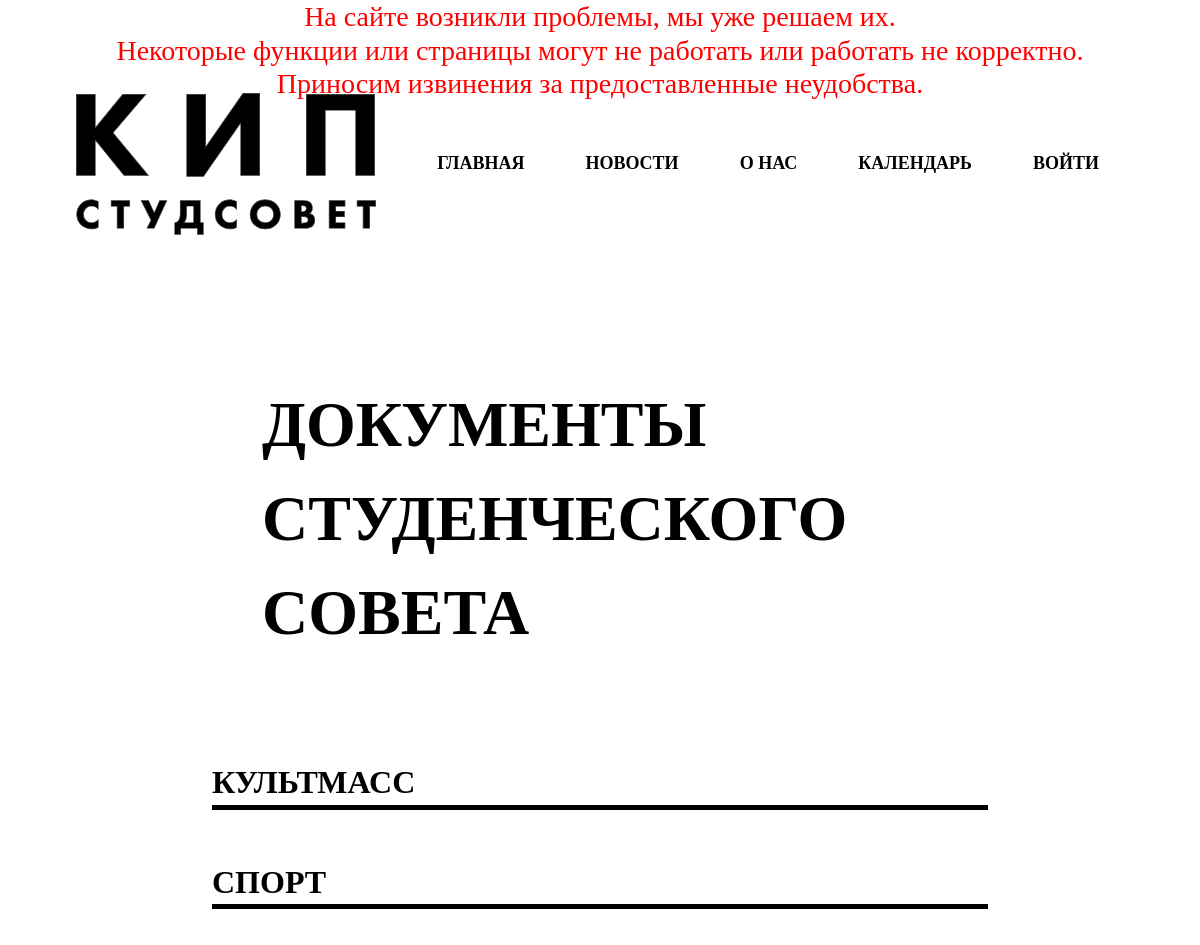
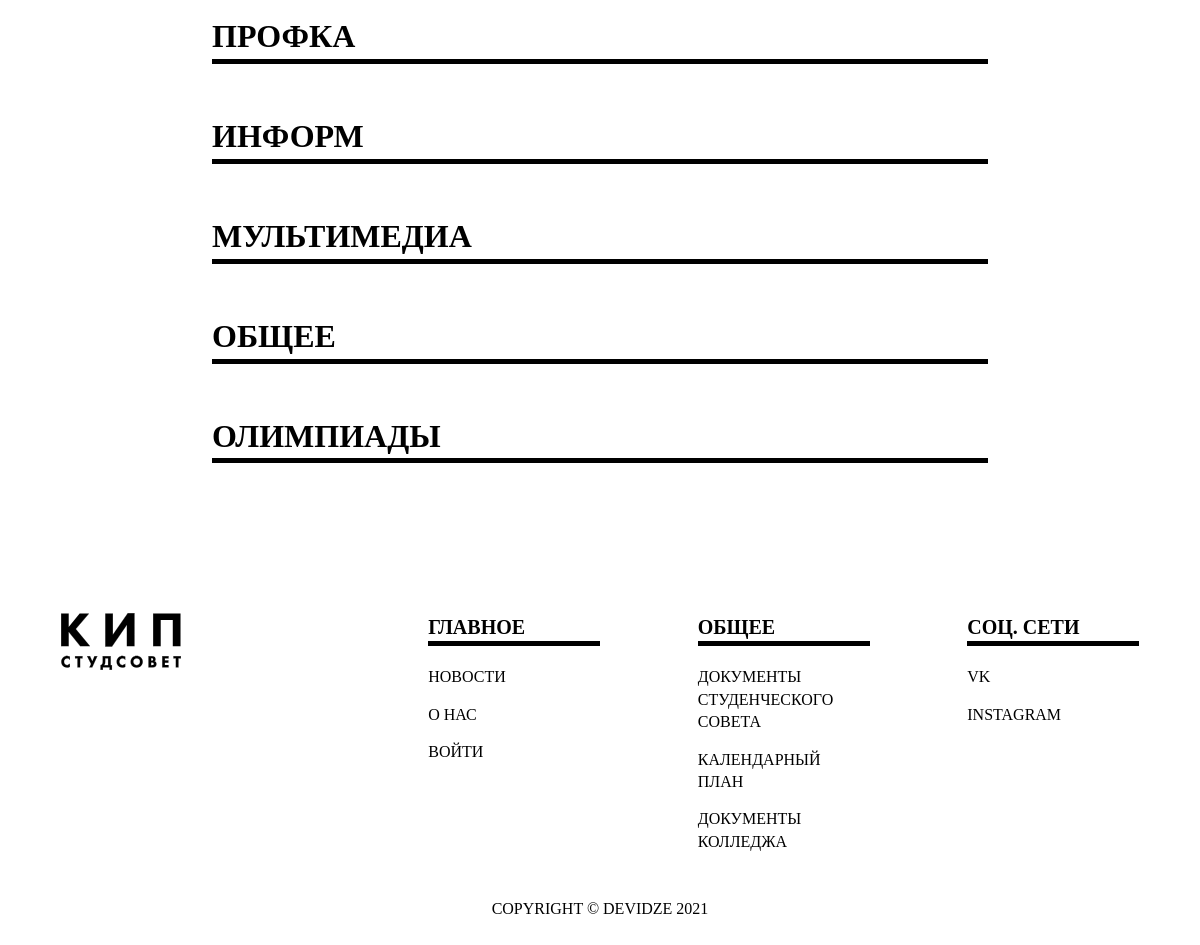
The app's page /docs_council/ with its own data (2 pictures, top to bottom).
### accounts/models.py (models this page shows)
class Tag(models.Model):
    name        = models.CharField(max_length=200, null=True)
    def __str__(self):
        return self.name

### accounts/views.py (the view)
# urls.py: path('docs_council/', views.docs_council, name="docs_council"),
def docs_council(request):
    tags = Tag.objects.all()
    docs = DocsCouncil.objects.all()
    context = {
        'tags':tags, 'docs':docs
    }
    return render(request, 'accounts/pages/docs_council.html', context)

### accounts/templates/accounts/pages/docs_council.html (shortened to what this page needs)
{% extends 'accounts/main.html' %}
{% load static %}
{% block content %}
<section class="promo row">
    <div class="col-12 col-sm-7 promo-header">
        Документы Студенческого совета
    </div>
</section>
<section class="docs row">
    <div class="col-0 col-xs-0 col-sm-1 col-md-1 col-lg-2"></div>
    <div class="col-xs-12 col-sm-10 col-md-10 col-lg-8">
        {% for tag in tags %}
        <div class="doc-box-class">
            <div class="doc-header">{{tag}}</div>
        </div>
        {% endfor %}
    </div>
    <div class="col-0 col-xs-0 col-sm-1 col-md-1 col-lg-2"></div>
</section>
{% endblock %}

### static/css/styles.css (style rules this page uses)
body { min-width: 400px; }
@media all { .promo { margin-bottom: 50px; display: flex; justify-content: center; } }
@media all { .docs { margin-bottom: 150px; } }
@media all { .doc-header { margin-top: 100px; } }
@media (max-width: 3840px) { .doc-header { margin-top: 100px; } }
@media (max-width: 1440px) { .doc-header { margin-top: 50px; } }

### accounts/templates/accounts/pages/docs_council.html (style rules this page uses)
.doc-header { font-weight: 800; font-size: 2rem; text-transform: uppercase; border-bottom: black 5px solid; }

### records on screen
Tag: name "КУЛЬТМАСС"
Tag: name "СПОРТ"
Tag: name "ПРОФКА"
Tag: name "ИНФОРМ"
Tag: name "МУЛЬТИМЕДИА"
Tag: name "ОБЩЕЕ"
Tag: name "ОЛИМПИАДЫ"
